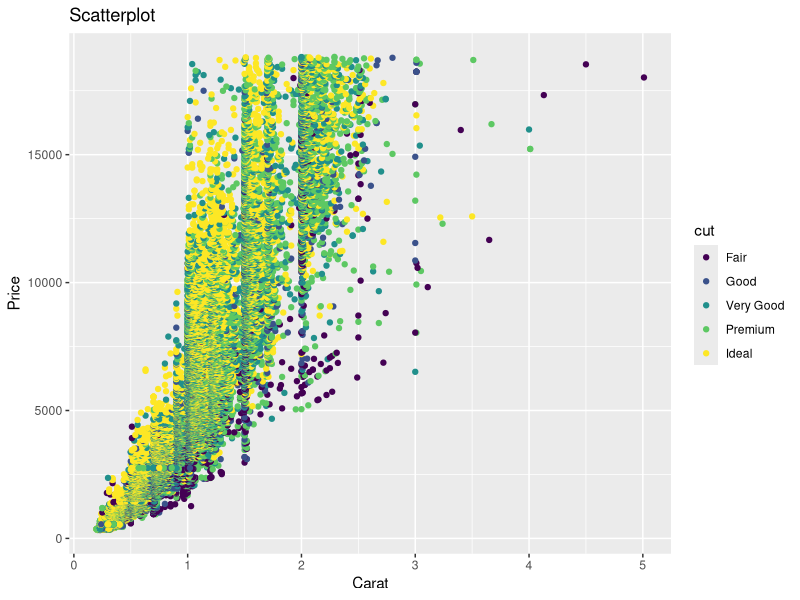
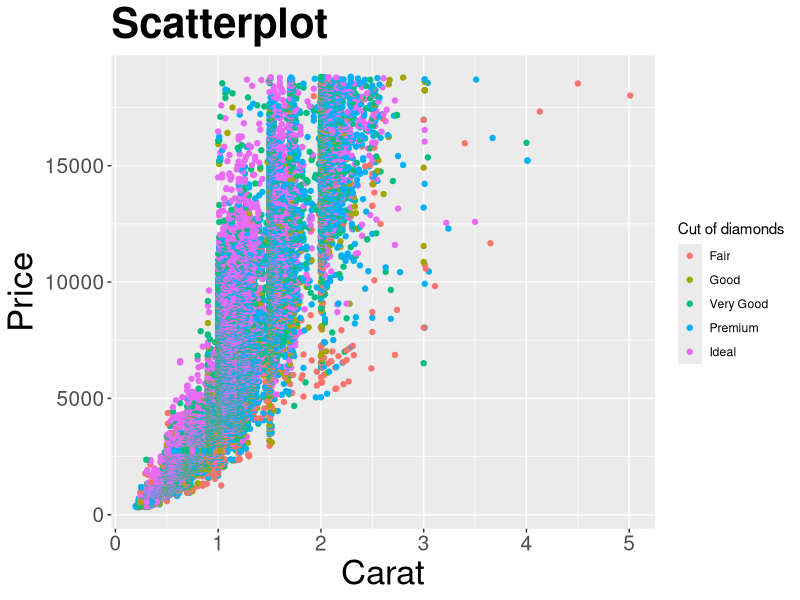
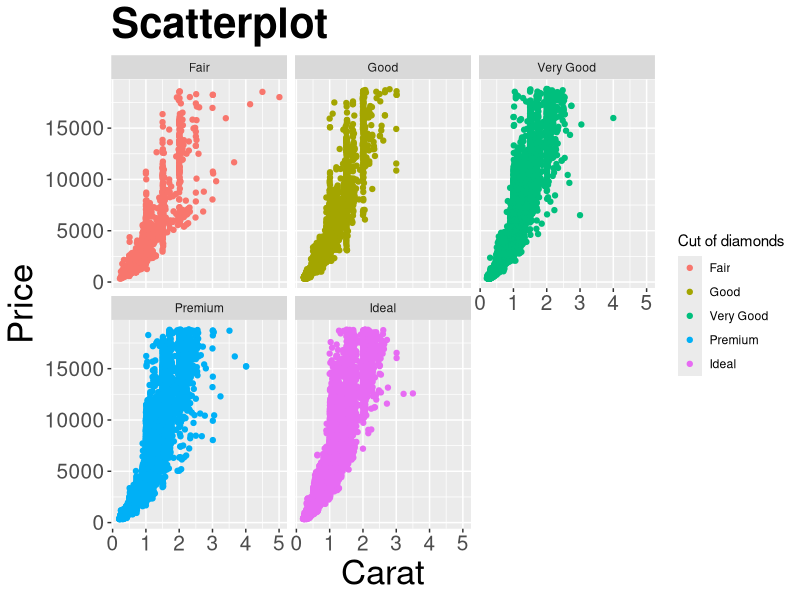

Generate these figures, in order, with R:
library(ggplot2)
gg <- ggplot(diamonds, aes(x=carat, y=price, color=cut)) + geom_point() + labs(title="Scatterplot", x="Carat", y="Price")  # add axis lables and plot title.
print(gg)

gg1 <- gg + theme(plot.title=element_text(size=30, face="bold"), 
                  axis.text.x=element_text(size=15), 
                  axis.text.y=element_text(size=15),
                  axis.title.x=element_text(size=25),
                  axis.title.y=element_text(size=25)) + 
  scale_color_discrete(name="Cut of diamonds")  # add title and axis text, change legend title.
print(gg1)

gg1 + facet_wrap( ~ cut, ncol=3)
